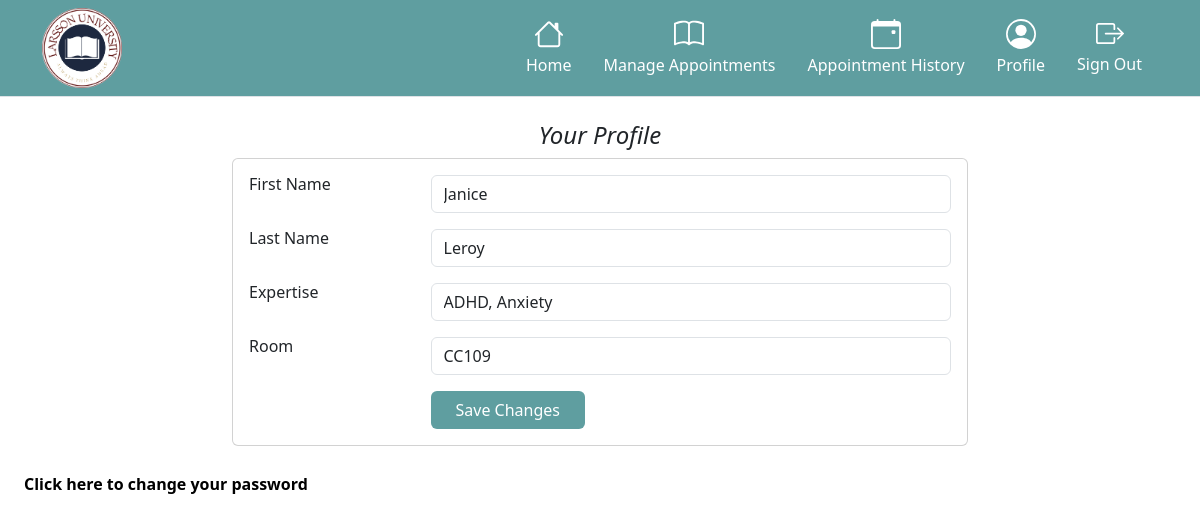
The app's page /therapistProfilePage.php (signed in) with its own data.
### tables this page shows
CREATE TABLE `therapists` (
  `therapistID` int(11) NOT NULL,
  `first_name` varchar(150) NOT NULL,
  `last_name` varchar(150) NOT NULL,
  `expertise` varchar(150) NOT NULL,
  `room` varchar(150) NOT NULL,
  `emailAddress` varchar(150) NOT NULL,
  `password` varchar(150) NOT NULL,
  `therapist_image` varchar(150) DEFAULT NULL
);

### therapistProfilePage.php (the view, shortened to what this page needs)
<?php
    require_once "config.php";
    $therapistID = $_SESSION['user_id'];
    $stmt = mysqli_prepare($link, "SELECT * FROM therapists WHERE therapistID = ?");
    mysqli_stmt_bind_param($stmt, "i", $therapistID);
    mysqli_stmt_execute($stmt);
    $result = mysqli_stmt_get_result($stmt);
    $row = mysqli_fetch_assoc($result);
?>
<!DOCTYPE html>
<html lang="en">
<head>
    <link rel="stylesheet" href="style.css">
    <link href="https://cdn.jsdelivr.net/npm/bootstrap@5.3.2/dist/css/bootstrap.min.css" rel="stylesheet">
</head>
<body>
    <header>
        <nav>
            <div class="px-3 py-2 border-bottom navBar">
                <div class="container">
                  <div class="d-flex flex-wrap align-items-center justify-content-center justify-content-lg-start">
                    <a href="therapistHomepage.php" class="d-flex align-items-center my-2 my-lg-0 me-lg-auto text-white text-decoration-none">
                      <img src="Images/solidLogo.png" style="height: 60pt;">
                    </a>
                    <ul class="nav col-12 col-lg-auto my-2 justify-content-center my-md-0 text-small navIcons">
                      <li>
                        <a href="therapistHomepage.php" class="nav-link text-white">
                          Home
                        </a>
                      </li>
                      <li>
                        <a href="therapistManageAppointmentsPage.php" class="nav-link text-white">
                          Manage Appointments
                        </a>
                      </li>
                      <li>
                        <a href="therapistAppointmentHistoryPage.php" class="nav-link text-white">
                          Appointment History
                        </a>
                      </li>
                      <li>
                        <a href="#" class="nav-link text-white">
                          Profile
                        </a>
                      </li>
                      <li>
                        <a href="logoutPage.php" class="nav-link text-white">
                          Sign Out
                        </a>
                      </li>
                    </ul>
                  </div>
                </div>
              </div>
        </nav>
    </header>
    <div class="p-4 mb-3 bg-body-white rounded">
        <h4 class="fst-italic" style="text-align: center;">Your Profile</h4>
        <div class="container">
            <div class="main-body">
                <div class="row">
                    <div class="col-lg-8 mx-auto">
                    <form method="post" action="<?php echo $_SERVER['PHP_SELF']; ?>" id="profileForm">
                        <div class="card">
                            <div class="card-body">
                                <div class="row mb-3">
                                    <div class="col-sm-3">
                                        <h6 class="mb-0">First Name</h6>
                                    </div>
                                    <div class="col-sm-9 text-secondary">
                                     <input type="text" class="form-control" name="new_first_name" value="<?php echo $row['first_name']; ?>" id="new_first_name" maxlength="15">
                                    </div>
                                </div>
                                <div class="row mb-3">
                                    <div class="col-sm-3">
                                        <h6 class="mb-0">Last Name</h6>
                                    </div>
                                    <div class="col-sm-9 text-secondary">
                                      <input type="text" class="form-control" name="new_last_name" value="<?php echo $row['last_name']; ?>" id="new_last_name" maxlength="15">
                                    </div>
                                </div>
                                <div class="row mb-3">
                                    <div class="col-sm-3">
                                        <h6 class="mb-0">Expertise</h6>
                                    </div>
                                    <div class="col-sm-9 text-secondary">
                                     <input type="text" class="form-control" name="new_expertise" value="<?php echo $row['expertise']; ?>" id="new_expertise">
                                    </div>
                                </div>
                                <div class="row mb-3">
                                    <div class="col-sm-3">
                                        <h6 class="mb-0">Room</h6>
                                    </div>
                                    <div class="col-sm-9 text-secondary">
                                      <input type="text" class="form-control" name="new_room" value="<?php echo $row['room']; ?>" id="new_room">
                                    </div>
                                </div>
                                <div class="row">
                                    <div class="col-sm-3"></div>
                                    <div class="col-sm-9 text-secondary">
                                        <input type="submit" class="btn px-4 infoButton" value="Save Changes">
                                    </div>
                                </div>
                              </form>
                            </div>
                        </div>
                    </div>
                </div>
            </div>
      <a href="therapistPasswordPage.php" class="serviceLinks"> <p style="margin-top: 20pt; font-weight: bold;">Click here to change your password</p></a>
</body>
</html>

### style.css (style rules this page uses)
.navBar { background-color: #5F9EA0; }
.serviceLinks { text-decoration: none; color: black; }
.btn.infoButton { background-color: #5F9EA0; color: white; }
.navIcons { display: flex; }

### records on screen
therapists: new_first_name "Janice", new_last_name "Leroy", new_expertise "ADHD, Anxiety", new_room "CC109"
